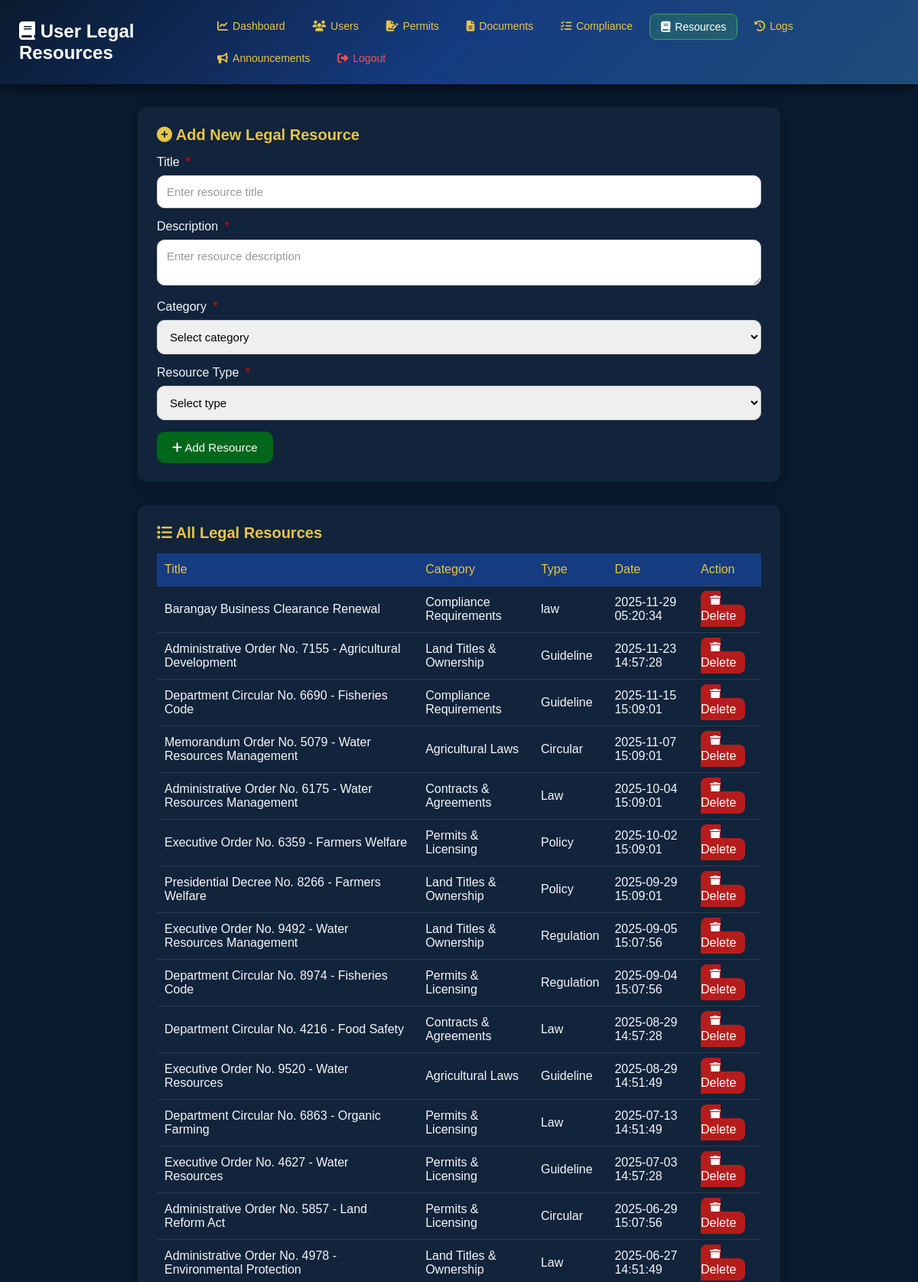
Screenshot of /user_legal_resources.php (signed in, upper part) with the database file from the repository.
### tables this page shows
CREATE TABLE `legal_resources` (
  `id` int(11) NOT NULL,
  `title` varchar(255) NOT NULL,
  `description` text NOT NULL,
  `resource_type` varchar(50) NOT NULL,
  `file_link` varchar(255) DEFAULT NULL,
  `category_id` int(11) NOT NULL,
  `created_at` timestamp NOT NULL DEFAULT current_timestamp()
);

CREATE TABLE `legal_categories` (
  `id` int(11) NOT NULL,
  `category_name` varchar(255) NOT NULL,
  `icon` varchar(255) NOT NULL,
  `color` varchar(50) NOT NULL
);

### user_legal_resources.php (the view, shortened to what this page needs)
<?php
$pdo = new PDO("mysql:host=localhost;dbname=portal;charset=utf8mb4", "root", "", [
    PDO::ATTR_ERRMODE => PDO::ERRMODE_EXCEPTION
]);
$resources = $pdo->query("
    SELECT lr.*, lc.category_name
    FROM legal_resources lr
    LEFT JOIN legal_categories lc ON lr.category_id = lc.id
    ORDER BY lr.created_at DESC
")->fetchAll();
?>
<!DOCTYPE html>
<html lang="en">
<head>
<link rel="stylesheet" href="https://cdnjs.cloudflare.com/ajax/libs/font-awesome/6.4.0/css/all.min.css">
</head>
<body>
<header>
  <div style="display:flex;justify-content:space-between;align-items:center;">
    <h2><i class="fas fa-book"></i> User Legal Resources</h2>
    <nav>
      <ul>
        <li><a href="dashboard.php"><i class="fas fa-chart-line"></i> Dashboard</a></li>
        <li><a href="registered_users.php"><i class="fas fa-users"></i> Users</a></li>
        <li><a href="user_permit.php"><i class="fas fa-file-signature"></i> Permits</a></li>
        <li><a href="user_documents.php"><i class="fas fa-file-alt"></i> Documents</a></li>
        <li><a href="user_compliance_tasks.php"><i class="fas fa-tasks"></i> Compliance</a></li>
        <li><a href="user_legal_resources.php" class="active"><i class="fas fa-book"></i> Resources</a></li>
        <li><a href="activity_logs.php"><i class="fas fa-history"></i> Logs</a></li>
        <li><a href="manage_announcements.php" ><i class="fas fa-bullhorn"></i> Announcements</a></li>
        <li><a href="admin_login.php" style="color:#ff4d4d;"><i class="fas fa-sign-out-alt"></i> Logout</a></li>
      </ul>
    </nav>
  </div>
</header>
<div class="container">
  <div class="card">
      <h3><i class="fas fa-plus-circle"></i> Add New Legal Resource</h3>
      <form method="post">
          <label>Title <span class="required">*</span></label>
          <input type="text" name="title" placeholder="Enter resource title" required>
          <label>Description <span class="required">*</span></label>
          <textarea name="description" placeholder="Enter resource description" required></textarea>
          <label>Category <span class="required">*</span></label>
          <select name="category_id" required>
              <option value="" disabled selected>Select category</option>
          </select>
          <label>Resource Type <span class="required">*</span></label>
          <select name="resource_type" required>
              <option value="" disabled selected>Select type</option>
          </select>
          <button type="submit" name="add_resource"><i class="fas fa-plus"></i> Add Resource</button>
      </form>
  </div>
  <div class="card">
      <h3><i class="fas fa-list"></i> All Legal Resources</h3>
      <table>
          <thead>
              <tr>
                  <th>Title</th>
                  <th>Category</th>
                  <th>Type</th>
                  <th>Date</th>
                  <th>Action</th>
              </tr>
          </thead>
          <tbody>
              <?php if($resources): ?>
                  <?php foreach($resources as $r): ?>
                      <tr>
                          <td><?= htmlspecialchars($r['title']) ?></td>
                          <td><?= htmlspecialchars($r['category_name']) ?></td>
                          <td><?= htmlspecialchars($r['resource_type']) ?></td>
                          <td><?= $r['created_at'] ?></td>
                          <td>
                              <a class="btn-danger" href="?delete_id=<?= $r['id'] ?>"><i class="fas fa-trash"></i> Delete</a>
                          </td>
                      </tr>
                  <?php endforeach; ?>
              <?php else: ?>
                  <tr>
                      <td colspan="5" style="text-align:center;">No legal resources found</td>
                  </tr>
              <?php endif; ?>
          </tbody>
      </table>
  </div>
</div>
</body>
</html>

### user_legal_resources.php (style rules this page uses)
* { margin: 0; padding: 0; box-sizing: border-box; font-family: "Poppins", sans-serif; }
body { background: #0A1A2F; color: #f5f6fa; }
header { background: linear-gradient(135deg, #0A1A2F, #153B80, #1E4C7A); color: white; padding: 18px 0; box-shadow: 0 4px 15px rgba(0,0,0,0.6); position: sticky; top: 0; z-index: 1000; }
header h2 { margin-left: 25px; font-weight: 600; font-size: 24px; }
nav ul { list-style: none; display: flex; gap: 8px; margin-right: 25px; flex-wrap: wrap; }
nav ul li a { color: #E8C547; text-decoration: none; font-weight: 500; padding: 8px 14px; border-radius: 8px; transition: all 0.3s; font-size: 14px; display: flex; align-items: center; gap: 6px; }
nav ul li a i { font-size: 14px; }
nav ul li a.active { background: rgba(58,166,85,0.25); color: white; border: 1px solid #3AA655; }
.container { width: 70%; max-width: 1400px; margin: 30px auto; display: flex; flex-direction: column; gap: 30px; }
.card { background: #11243b; padding: 25px; border-radius: 12px; box-shadow: 0 6px 18px rgba(0, 0, 0, 0.25); transition: 0.3s; }
.card h3 { font-size: 20px; margin-bottom: 15px; color: #E8C547; }
input, select, textarea { width: 100%; padding: 12px; margin: 8px 0 15px; border-radius: 10px; border: 1px solid #ccc; font-size: 15px; outline: none; }
input::placeholder, textarea::placeholder, select::placeholder { color: #999; opacity: 1; }
button { background: #02661bff; color: white; border: none; padding: 12px 20px; border-radius: 10px; cursor: pointer; font-size: 15px; transition: 0.3s; }
table { width: 100%; border-collapse: collapse; margin-top: 10px; }
th, td { padding: 12px 10px; text-align: left; border-bottom: 1px solid rgba(255, 255, 255, 0.1); color: #f5f6fa; }
th { background: #153B80; color: #E8C547; font-weight: 500; }
.btn-danger { background: #b71c1c; color: white; padding: 6px 12px; border-radius: 8px; text-decoration: none; transition: 0.3s; }
.required { color: red; margin-left: 4px; }

### rows the page displays
legal_resources: title "Barangay Business Clearance Renewal", legal_categories.category_name "Compliance Requirements", resource_type "law", created_at "2025-11-29 05:20:34"
legal_resources: title "Administrative Order No. 7155 - Agricultural Development", legal_categories.category_name "Land Titles & Ownership", resource_type "Guideline", created_at "2025-11-23 14:57:28"
legal_resources: title "Department Circular No. 6690 - Fisheries Code", legal_categories.category_name "Compliance Requirements", resource_type "Guideline", created_at "2025-11-15 15:09:01"
legal_resources: title "Memorandum Order No. 5079 - Water Resources Management", legal_categories.category_name "Agricultural Laws", resource_type "Circular", created_at "2025-11-07 15:09:01"
legal_resources: title "Administrative Order No. 6175 - Water Resources Management", legal_categories.category_name "Contracts & Agreements", resource_type "Law", created_at "2025-10-04 15:09:01"
legal_resources: title "Executive Order No. 6359 - Farmers Welfare", legal_categories.category_name "Permits & Licensing", resource_type "Policy", created_at "2025-10-02 15:09:01"
legal_resources: title "Presidential Decree No. 8266 - Farmers Welfare", legal_categories.category_name "Land Titles & Ownership", resource_type "Policy", created_at "2025-09-29 15:09:01"
legal_resources: title "Executive Order No. 9492 - Water Resources Management", legal_categories.category_name "Land Titles & Ownership", resource_type "Regulation", created_at "2025-09-05 15:07:56"
legal_resources: title "Department Circular No. 8974 - Fisheries Code", legal_categories.category_name "Permits & Licensing", resource_type "Regulation", created_at "2025-09-04 15:07:56"
legal_resources: title "Department Circular No. 4216 - Food Safety", legal_categories.category_name "Contracts & Agreements", resource_type "Law", created_at "2025-08-29 14:57:28"
legal_resources: title "Executive Order No. 9520 - Water Resources", legal_categories.category_name "Agricultural Laws", resource_type "Guideline", created_at "2025-08-29 14:51:49"
legal_resources: title "Department Circular No. 6863 - Organic Farming", legal_categories.category_name "Permits & Licensing", resource_type "Law", created_at "2025-07-13 14:51:49"
legal_resources: title "Executive Order No. 4627 - Water Resources", legal_categories.category_name "Permits & Licensing", resource_type "Guideline", created_at "2025-07-03 14:57:28"
legal_resources: title "Administrative Order No. 5857 - Land Reform Act", legal_categories.category_name "Permits & Licensing", resource_type "Circular", created_at "2025-06-29 15:07:56"
legal_resources: title "Administrative Order No. 4978 - Environmental Protection", legal_categories.category_name "Land Titles & Ownership", resource_type "Law", created_at "2025-06-27 14:51:49"
